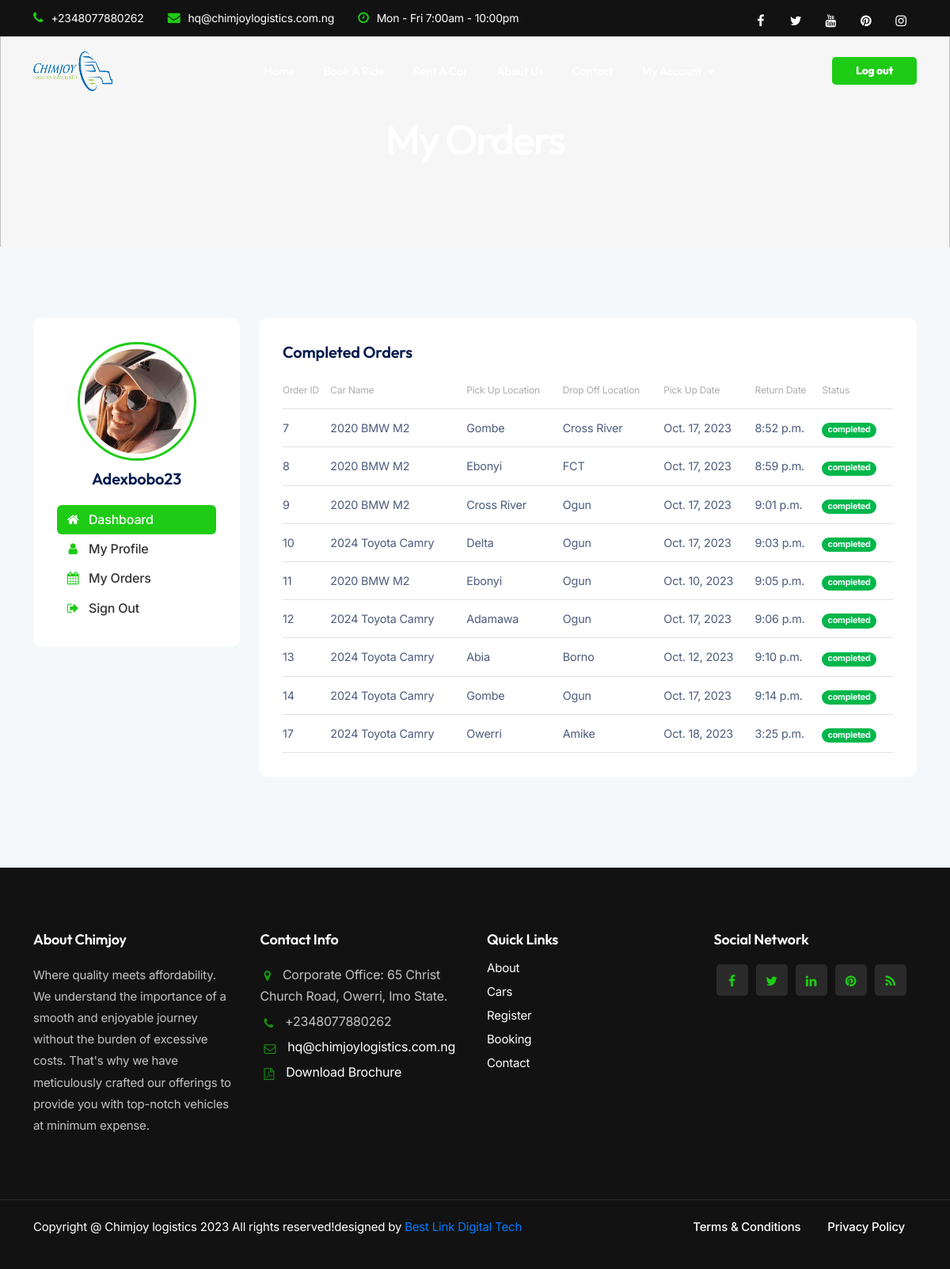
The app's page /users/orders/ (signed in) with its own data.
### application/models.py (models this page shows, shortened)
class RideBooking(models.Model):
    user = models.ForeignKey(User, on_delete=models.CASCADE)
    model = models.CharField(max_length=100, default='select car model')
    pickup_location = models.CharField(max_length=255)
    destination = models.CharField(max_length=255)
    date = models.DateField()
    time = models.TimeField()
    email = models.CharField(max_length=255)
    phone_number = models.CharField(max_length=15)

### users/views.py (the view)
# urls.py: path('orders/', orders, name='orders'),
@login_required(login_url='loginn')
def orders(request):
    user_bookings = RideBooking.objects.filter(user=request.user)
    return render(request, 'account-booking.html', {'user_bookings': user_bookings})

### templates/account-booking.html (shortened to what this page needs)
<!DOCTYPE html>
<html lang="zxx">
<head>
    {% load static %}
    <link href="{% static 'css/bootstrap.min.css' %}" rel="stylesheet" type="text/css" id="bootstrap">
    <link href="{% static 'css/mdb.min.css' %}" rel="stylesheet" type="text/css" id="mdb">
    <link href="{% static 'css/plugins.css' %}" rel="stylesheet" type="text/css">
    <link href="{% static 'css/style.css' %}" rel="stylesheet" type="text/css">
    <link href="{% static 'css/coloring.css' %}" rel="stylesheet" type="text/css">
    <link id="colors" href="{% static 'css/colors/scheme-01.css' %}" rel="stylesheet" type="text/css">
</head>
<body>
    <div id="wrapper">
        <header class="transparent scroll-light has-topbar">
            <div id="topbar" class="topbar-dark text-light">
                <div class="container">
                    <div class="topbar-left xs-hide">
                        <div class="topbar-widget">
                            <div class="topbar-widget"><a href="#"><i class="fa fa-phone"></i>+2348077880262</a></div>
                            <div class="topbar-widget"><a href="#"><i class="fa fa-envelope"></i>hq@chimjoylogistics.com.ng</a></div>
                            <div class="topbar-widget"><a href="#"><i class="fa fa-clock-o"></i>Mon - Fri 7:00am - 10:00pm</a></div>
                        </div>
                    </div>
                    <div class="topbar-right">
                        <div class="social-icons">
                            <a href="#"><i class="fa fa-facebook fa-lg"></i></a>
                            <a href="#"><i class="fa fa-twitter fa-lg"></i></a>
                            <a href="#"><i class="fa fa-youtube fa-lg"></i></a>
                            <a href="#"><i class="fa fa-pinterest fa-lg"></i></a>
                            <a href="#"><i class="fa fa-instagram fa-lg"></i></a>
                        </div>
                    </div>
                    <div class="clearfix"></div>
                </div>
            </div>
            {% if user.is_authenticated %}
            <div class="container">
                <div class="row">
                    <div class="col-md-12">
                        <div class="de-flex sm-pt10">
                            <div class="de-flex-col">
                                <div class="de-flex-col">
                                    <div id="logo">
                                        <a href="{% url 'home' %}">
                                            <img class="logo-1" src="{% static 'images/chimjoylogo.png' %}" alt="" width="100px" height="50px">
                                        </a>
                                    </div>
                                </div>
                            </div>
                            <div class="de-flex-col header-col-mid">
                                <ul id="mainmenu">
                                    <li><a class="menu-item" href="{% url 'home' %}">Home</a>
                                    </li>
                                    <li><a class="menu-item" href="{% url 'booking' %}">Book A Ride</a></li>
                                    <li><a class="menu-item" href="{% url 'cars' %}">Rent A Car</a></li>
                                    <li><a class="menu-item" href="{% url 'about' %}">About Us</a></li>
                                    <li>
                                        <li><a class="menu-item" href="{% url 'contact' %}">Contact</a></li>
                                    </li>
                                    <li><a class="menu-item" href="{% url 'dashboard' %}">My Account</a>
                                    </li>
                                </ul>
                            </div>
                            <div class="de-flex-col">
                                <div class="menu_side_area">
                                    <a href="{% url 'logoutt' %}" class="btn-main">Log out</a>
                                </div>
                            </div>
                        </div>
                    </div>
                </div>
            </div>
            {% endif %}
        </header>
        <div class="no-bottom no-top zebra" id="content">
            <section id="subheader" class="jarallax text-light">
                <img src="https://images.unsplash.com/photo-1610647752706-3bb12232b3ab?ixlib=rb-4.0.3&ixid=M3wxMjA3fDB8MHxwaG90by1wYWdlfHx8fGVufDB8fHx8fA%3D%3D&auto=format&fit=crop&w=1925&q=80" class="jarallax-img" alt="">
                    <div class="center-y relative text-center">
                        <div class="container">
                            <div class="row">
                                <div class="col-md-12 text-center">
									<h1>My Orders</h1>
                                </div>
                            </div>
                        </div>
                    </div>
            </section>
            <section id="section-settings" class="bg-gray-100">
                <div class="container">
                    <div class="row">
                        <div class="col-lg-3 mb30">
                            <div class="card padding30 rounded-5">
                                {% if user.is_authenticated %}
                                <div class="profile_avatar">
                                    <div class="profile_img">
                                        <img src="images/profile/1.jpg" alt="">
                                    </div>
                                    <div class="profile_name">
                                        <h4>
                                            {{ user.username }}
                                        </h4>
                                </div>
                                </div>
                                {% endif %}
                                <div class="spacer-20"></div>
                                <ul class="menu-col">
                                    <li><a href="{% url 'dashboard' %}" class="active"><i class="fa fa-home"></i>Dashboard</a></li>
                                    <li><a href="{% url 'profilee' %}"><i class="fa fa-user"></i>My Profile</a></li>
                                    <li><a href="{% url 'orders' %}"><i class="fa fa-calendar"></i>My Orders</a></li>
                                    <li><a href="{% url 'logoutt' %}"><i class="fa fa-sign-out"></i>Sign Out</a></li>
                                </ul>
                            </div>
                        </div>
                        <div class="col-lg-9">
                            <div class="card padding30 rounded-5 mb25">
                                <h4>Completed Orders</h4>
                                <table class="table de-table">
                                    <thead>
                                        <tr>
                                            <th scope="col"><span class="fs-12 text-gray">Order ID</span></th>
                                            <th scope="col"><span class="fs-12 text-gray">Car Name</span></th>
                                            <th scope="col"><span class="fs-12 text-gray">Pick Up Location</span></th>
                                            <th scope="col"><span class="fs-12 text-gray">Drop Off Location</span></th>
                                            <th scope="col"><span class="fs-12 text-gray">Pick Up Date</span></th>
                                            <th scope="col"><span class="fs-12 text-gray">Return Date</span></th>
                                            <th scope="col"><span class="fs-12 text-gray">Status</span></th>
                                        </tr>
                                    </thead>
                                    <tbody>
                                        {% for booking in user_bookings %}
                                            <tr>
                                                <td><span class="d-lg-none d-sm-block">Order ID</span>{{ booking.id }}</td>
                                                <td><span class="d-lg-none d-sm-block">Car Name</span>{{ booking.model }}</td>
                                                <td><span class="d-lg-none d-sm-block">Pick Up Location</span>{{ booking.pickup_location }}</td>
                                                <td><span class="d-lg-none d-sm-block">Drop Off Location</span>{{ booking.destination }}</td>
                                                <td><span class="d-lg-none d-sm-block">Pick Up Date</span>{{ booking.date }}</td>
                                                <td><span class="d-lg-none d-sm-block">Return Date</span>{{ booking.time }}</td>
                                                <td><div class="badge rounded-pill bg-success">completed</div></td>
                                            </tr>
                                        {% empty %}
                                            <p>You have no booking orders.</p>
                                        {% endfor %}
                                    </tbody>
                                </table>
                            </div>
                        </div>
                    </div>
                </div>
            </section>
        </div>
        <footer class="text-light">
            <div class="container">
                <div class="row g-custom-x">
                    <div class="col-lg-3">
                        <div class="widget">
                            <h5>About Chimjoy</h5>
                            <p>Where quality meets affordability. We understand the importance of a
                                smooth and enjoyable journey without the burden of excessive costs.
                                That's why we have meticulously crafted our offerings to provide you
                                with top-notch vehicles at minimum expense.
                            </p>
                        </div>
                    </div>
                    <div class="col-lg-3">
                        <div class="widget">
                            <h5>Contact Info</h5>
                            <address class="s1">
                                <span><i class="id-color fa fa-map-marker fa-lg"></i>Corporate Office: 65 Christ Church Road, Owerri, Imo State.</span>
                                <span><i class="id-color fa fa-phone fa-lg"></i>+2348077880262</span>
                                <span><i class="id-color fa fa-envelope-o fa-lg"></i><a href="mailto:hq@chimjoylogistics.com.ng">hq@chimjoylogistics.com.ng</a></span>
                                <span><i class="id-color fa fa-file-pdf-o fa-lg"></i><a href="#">Download Brochure</a></span>
                            </address>
                        </div>
                    </div>
                    <div class="col-lg-3">
                        <h5>Quick Links</h5>
                        <div class="row">
                            <div class="col-lg-6">
                                <div class="widget">
                                    <ul>
                                        <li><a href="{% url 'about' %}">About</a></li>
                                        <li><a href="{% url 'cars' %}">Cars</a></li>
                                        <li><a href="{% url 'register' %}">Register</a></li>
                                        <li><a href="{% url 'booking' %}">Booking</a></li>
                                        <li><a href="{% url 'contact' %}">Contact</a></li>
                                    </ul>
                                </div>
                            </div>
                        </div>
                    </div>
                    <div class="col-lg-3">
                        <div class="widget">
                            <h5>Social Network</h5>
                            <div class="social-icons">
                                <a href="#"><i class="fa fa-facebook fa-lg"></i></a>
                                <a href="#"><i class="fa fa-twitter fa-lg"></i></a>
                                <a href="#"><i class="fa fa-linkedin fa-lg"></i></a>
                                <a href="#"><i class="fa fa-pinterest fa-lg"></i></a>
                                <a href="#"><i class="fa fa-rss fa-lg"></i></a>
                            </div>
                        </div>
                    </div>
                </div>
            </div>
            <div class="subfooter">
                <div class="container">
                    <div class="row">
                        <div class="col-md-12">
                            <div class="de-flex">
                                <div class="de-flex-col">
                                    <a href="{% url 'home' %}">
                                        <p> Copyright @  Chimjoy logistics 2023 All rights reserved!</p>
                                           <p>designed by <a href="https://bestlinkdigitaltech.com/" target="_blank" style="cursor: pointer; color: #007bff;"> Best Link Digital Tech</a></p>
                                        </a>
                                </div>
                                <ul class="menu-simple">
                                    <li><a href="#">Terms &amp; Conditions</a></li>
                                    <li><a href="#">Privacy Policy</a></li>
                                </ul>
                            </div>
                        </div>
                    </div>
                </div>
            </div>
        </footer>
    </div>
</body>
</html>

### users/static/css/colors/scheme-01.css (style rules this page uses)
:root { --primary-color: #1ECB15; --primary-color-rgb: 120, 202, 92; --secondary-color: #179510; --secondary-color-rgb: 23, 149, 16; }

### records on screen
RideBooking: id "7", model "2020 BMW M2", pickup_location "Gombe", destination "Cross River", date "Oct. 17, 2023", time "8:52 p.m."
RideBooking: id "8", model "2020 BMW M2", pickup_location "Ebonyi", destination "FCT", date "Oct. 17, 2023", time "8:59 p.m."
RideBooking: id "9", model "2020 BMW M2", pickup_location "Cross River", destination "Ogun", date "Oct. 17, 2023", time "9:01 p.m."
RideBooking: id "10", model "2024 Toyota Camry", pickup_location "Delta", destination "Ogun", date "Oct. 17, 2023", time "9:03 p.m."
RideBooking: id "11", model "2020 BMW M2", pickup_location "Ebonyi", destination "Ogun", date "Oct. 10, 2023", time "9:05 p.m."
RideBooking: id "12", model "2024 Toyota Camry", pickup_location "Adamawa", destination "Ogun", date "Oct. 17, 2023", time "9:06 p.m."
RideBooking: id "13", model "2024 Toyota Camry", pickup_location "Abia", destination "Borno", date "Oct. 12, 2023", time "9:10 p.m."
RideBooking: id "14", model "2024 Toyota Camry", pickup_location "Gombe", destination "Ogun", date "Oct. 17, 2023", time "9:14 p.m."
RideBooking: id "17", model "2024 Toyota Camry", pickup_location "Owerri", destination "Amike", date "Oct. 18, 2023", time "3:25 p.m."

### other values on screen
{{ user.username }} "Adexbobo23"
